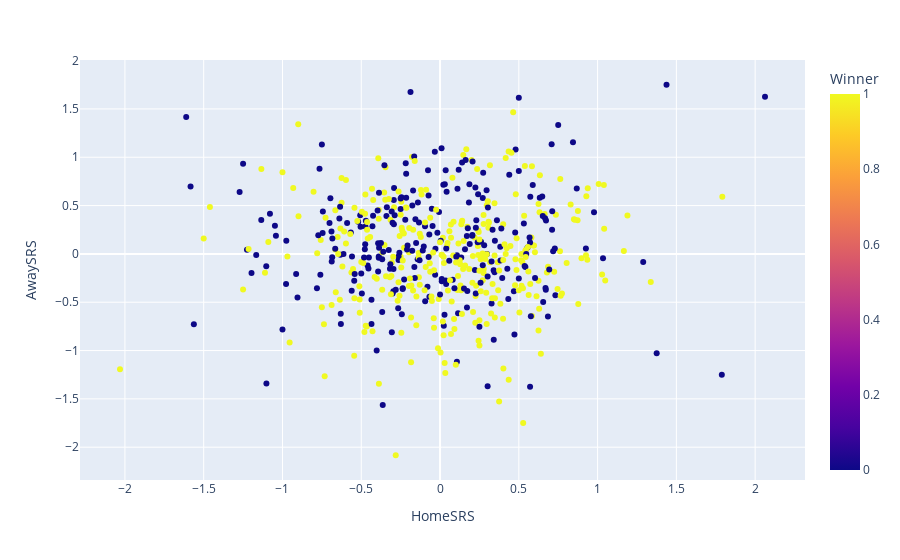

The cell this chart's notebook holds for it:
### Code cell
mydfViz = mydf.sample(frac = .05)

fig = px.scatter (mydfViz, x='HomeSRS', y='AwaySRS', color = "Winner")

fig.show()

### Figure 1 — Plotly figure (JSON) as saved in the notebook; plotly's stock layout.template omitted (floating-point values rounded to 4 significant figures; data arrays with more than 128 entries replaced by an {"elided": "..."} marker saying what was removed)
{"data": [{"hovertemplate": "HomeSRS=%{x}<br>AwaySRS=%{y}<br>Winner=%{marker.color}<extra></extra>", "legendgroup": "", "marker": {"color": {"elided": "570 int values"}, "coloraxis": "coloraxis", "symbol": "circle"}, "mode": "markers", "name": "", "orientation": "v", "showlegend": false, "type": "scatter", "x": {"elided": "570 float values"}, "xaxis": "x", "y": {"elided": "570 float values"}, "yaxis": "y"}], "layout": {"coloraxis": {"colorbar": {"title": {"text": "Winner"}}, "colorscale": [[0, "#0d0887"], [0.1111, "#46039f"], [0.2222, "#7201a8"], [0.3333, "#9c179e"], [0.4444, "#bd3786"], [0.5556, "#d8576b"], [0.6667, "#ed7953"], [0.7778, "#fb9f3a"], [0.8889, "#fdca26"], [1, "#f0f921"]]}, "legend": {"tracegroupgap": 0}, "margin": {"t": 60}, "xaxis": {"anchor": "y", "domain": [0, 1], "title": {"text": "HomeSRS"}}, "yaxis": {"anchor": "x", "domain": [0, 1], "title": {"text": "AwaySRS"}}}}
